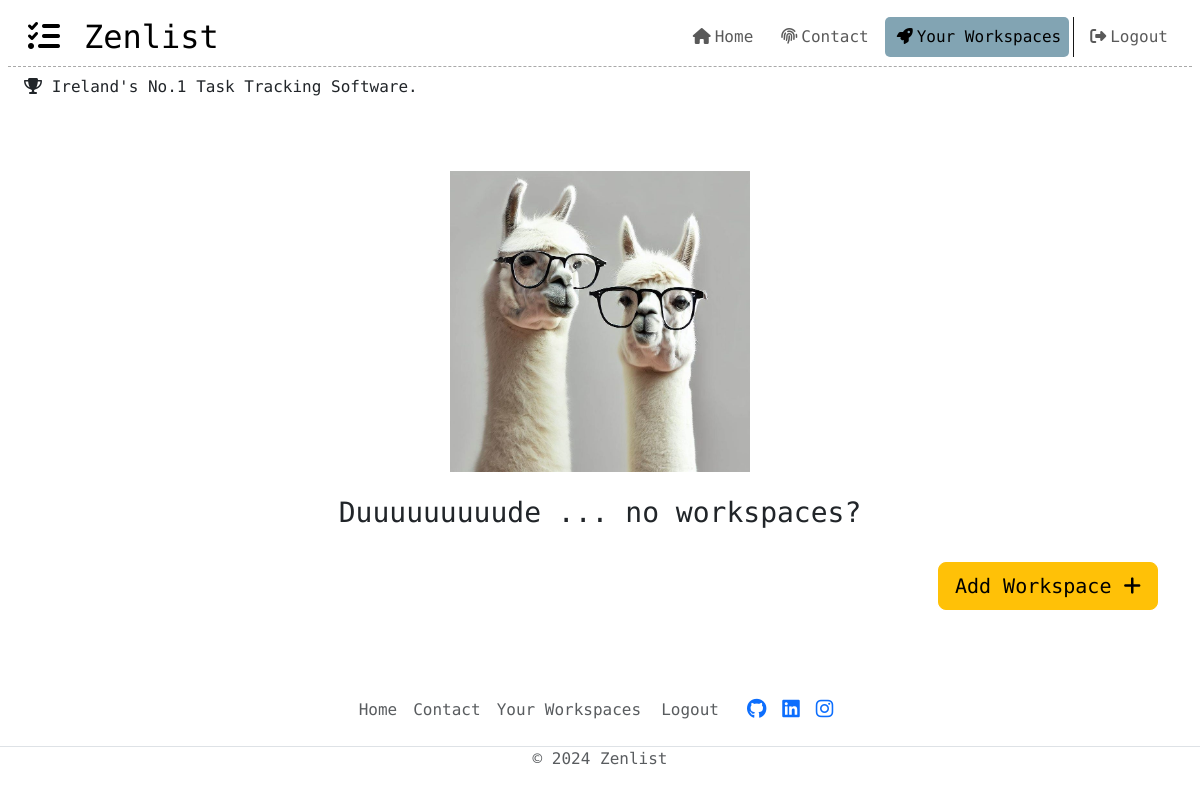
Before: /workspaces/ (signed in) with the older database file.
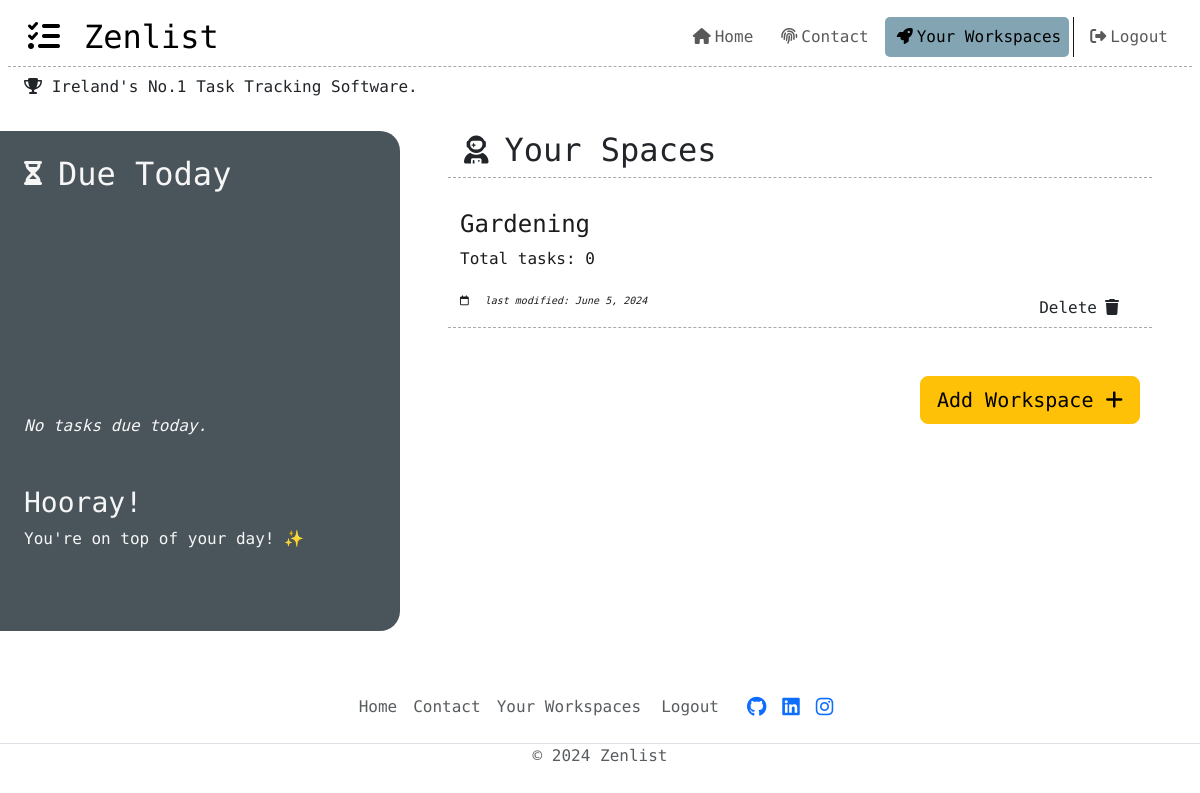
After: the same page with the newer database file.
### workspace/models.py (models this page shows, shortened)
class Workspace(models.Model):
    title = models.CharField(max_length=50, unique=True)
    slug = models.SlugField(max_length=200, unique=True)
    creator = models.ForeignKey(
        User,
        on_delete=models.CASCADE,
        related_name='creator'
    )
    created_on = models.DateField(auto_now_add=True)
    updated_on = models.DateField(null=True)
    class Meta:
        ordering = ["-created_on"]

### workspace/views.py (the view, shortened to what this page needs)
# urls.py: path('', views.WorkspaceListView.as_view(), name='spaces'),
class WorkspaceListView(generic.ListView):
    model = Workspace
    template_name = 'workspace/ws_list.html'
    def get_queryset(self):
        user_workspaces = Workspace.objects.filter(creator=self.request.user)
        return user_workspaces
    def get_context_data(self, **kwargs):
        data = super().get_context_data(**kwargs)
        data['user_workspaces'] = Workspace.objects.filter(
                creator=self.request.user
            )
        data['workspace_form'] = WorkspaceForm()
        ws_tasks = self.get_queryset().annotate(
            ws_task_count=Count('workspace_tasks')
        )
        data['ws_tasks'] = ws_tasks.order_by('-created_on')
        due_tasks = self.get_queryset().annotate(
            due_count=Count(
                'workspace_tasks',
                filter=Q(
                    workspace_tasks__due_date=timezone.now().date()
                )
            )
        )
        data['due_tasks'] = due_tasks.order_by('-created_on')
        return data

### workspace/templates/workspace/ws_list.html (shortened to what this page needs)
{% extends "base.html" %} {% block content %}
{% load static %}
{% if user.is_authenticated %}
  {% if user_workspaces %}
  <div class="container mx-0 mt-2 full-width">
    <div class="row d-flex align-items-start justify-content-between">
        <div class="col-sm-12 col-lg-4 p-3 white-text due-task-container">
          {% include 'workspace/_task_analytics.html' %}
        </div>
        <div class="col-sm-12 col-lg-8 px-5">
          <div class="analytic-intro d-flex flex-row align-items-center bb-grey mb-3">
            <h2><i class="fa-solid fa-user-astronaut fa-sm mx-3"></i>Your Spaces</h2>
          </div>
          {% for space in ws_tasks %}
          <div class="container workspace-container mb-5">
            <div class="row d-flex align-items-end justify-content-between">
              <a href="{% url 'full_workspace' space.slug %}" class="workspace-link col-sm-12 col-md-6 py-3">
                <h4 class="post-title">{{ space.title }}</h4>
                <p>Total tasks: {{space.ws_task_count}}</p>
                <em class="post-subtitle"><i class="fa-regular fa-calendar me-3"></i>last modified: {{ space.updated_on }}</em>
              </a>
              <div class="button-container col-sm-12 col-md-6 d-flex align-items-center justify-content-end">
                <button type="button" data-workspace-id={{space.id}} class="btn btn-delete">
                  Delete<i class="fa-solid fa-trash px-2"></i>
                  </button>
              </div>
            </div>
          </div>
          {% endfor %}
          {% include 'workspace/add_ws_modal.html' %}
        </div>
    </div>
  </div>
  {% else %}
  <div class="row d-flex flex-column py-5 mx-0">
      <div class="col-12 text-center">
          <img src="../../../static/images/llamas.jpg" width='300' alt="confused llama">
          <h3 class="pt-4">Duuuuuuuuude ... no workspaces?</h3>
      </div>
      <div class="col-12 mt-4 d-flex align-items-center justify-content-center">
        {% include 'workspace/add_ws_modal.html' %}
      </div>
  </div>
  {% endif %}
{% else %}
  <!-- If user isn't authenticated and attempts to access the
    workspaces tab via URL input, redirects to signup page. -->
  {% include 'workspace/signup.html' %}
{% endif %}
{% endblock %}

### workspace/templates/workspace/_task_analytics.html
{% load static %}
<div class="workspace-analytics">
    <div class="analytic-intro brand mb-4 pt-2">
        <h2><i class="fa-solid fa-hourglass-half fa-xs ms-2 me-3"></i>Due Today</h2>
    </div>
    {% for analytic in due_tasks %}
    {% if analytic.due_count > 0 %}
    <div class="due-today d-flex flex-column justify-content-center my-4 p-2">
        <em>
            <i class="fa-regular fa-circle-dot me-2"></i>
            <strong>{{analytic.due_count}} task(s) due</strong>
            in '{{analytic.title}}'
        </em>
    </div>
    {% else %}
    <div class="alternative ps-2  d-flex flex-column justify-content-end" style="min-height: 350px;">
        <em>No tasks due today.</em>
        <div class="hooray mt-5">
            <h3>Hooray!</h3>
            <p>You're on top of your day! ✨</p>
        </div>
    </div>
    {% endif %}
    {% endfor %}
</div>

Changed rows visible on the page:
added Workspace: shows "No tasks due today.", title "Gardening", ws_task_count "0", updated_on "June 5, 2024"
Other visible differences:
text no longer shown: "Duuuuuuuuude ... no workspaces?"
text now shown: "Due Today Your Spaces"
